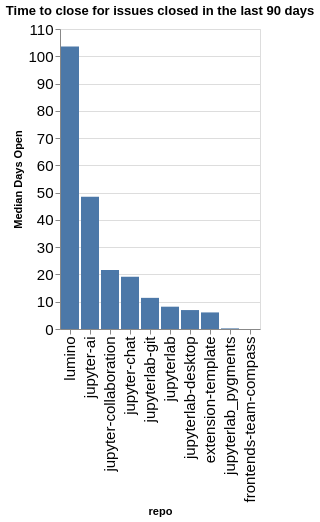

Notebook cell for this chart:
### Code cell
time_open = closed.groupby(['org', 'repo']).agg({'time_open': 'median'}).reset_index()
time_open['time_open'] = time_open['time_open'] / (60 * 60 * 24)
time_open['org/repo'] = time_open.apply(lambda a: a['org'] + '/' + a['repo'], axis=1)
sorted_vals = time_open.sort_values(['org', 'time_open'], ascending=False)['repo'].values
alt.Chart(data=time_open, title=f"Time to close for issues closed in the last {n_days} days").mark_bar().encode(
    x=alt.X('repo', sort=alt.Sort(sorted_vals.tolist())),
    y=alt.Y('time_open', title="Median Days Open"),
)

### Figure 1 — Vega-Lite specification as saved in the notebook (floating-point values rounded to 4 significant figures)
{"config": {"axisLeft": {"labelFontSize": 15}, "axisBottom": {"labelFontSize": 15}}, "data": {"name": "data-2c54426ed4ca6a39e65535e6017f735f"}, "mark": {"type": "bar"}, "encoding": {"x": {"field": "repo", "sort": ["lumino", "jupyter-ai", "jupyter-collaboration", "jupyter-chat", "jupyterlab-git", "jupyterlab", "jupyterlab-desktop", "extension-template", "jupyterlab_pygments", "frontends-team-compass"], "type": "nominal"}, "y": {"field": "time_open", "title": "Median Days Open", "type": "quantitative"}}, "title": "Time to close for issues closed in the last 90 days", "$schema": "https://vega.github.io/schema/vega-lite/v5.20.1.json", "datasets": {"data-2c54426ed4ca6a39e65535e6017f735f": [{"org": "jupyterlab", "repo": "extension-template", "time_open": 6.079, "org/repo": "jupyterlab/extension-template"}, {"org": "jupyterlab", "repo": "frontends-team-compass", "time_open": 0.005683, "org/repo": "jupyterlab/frontends-team-compass"}, {"org": "jupyterlab", "repo": "jupyter-ai", "time_open": 48.5, "org/repo": "jupyterlab/jupyter-ai"}, {"org": "jupyterlab", "repo": "jupyter-chat", "time_open": 19.15, "org/repo": "jupyterlab/jupyter-chat"}, {"org": "jupyterlab", "repo": "jupyter-collaboration", "time_open": 21.6, "org/repo": "jupyterlab/jupyter-collaboration"}, {"org": "jupyterlab", "repo": "jupyterlab", "time_open": 8.182, "org/repo": "jupyterlab/jupyterlab"}, {"org": "jupyterlab", "repo": "jupyterlab-desktop", "time_open": 6.942, "org/repo": "jupyterlab/jupyterlab-desktop"}, {"org": "jupyterlab", "repo": "jupyterlab-git", "time_open": 11.42, "org/repo": "jupyterlab/jupyterlab-git"}, {"org": "jupyterlab", "repo": "jupyterlab_pygments", "time_open": 0.2235, "org/repo": "jupyterlab/jupyterlab_pygments"}, {"org": "jupyterlab", "repo": "lumino", "time_open": 103.6, "org/repo": "jupyterlab/lumino"}]}}
